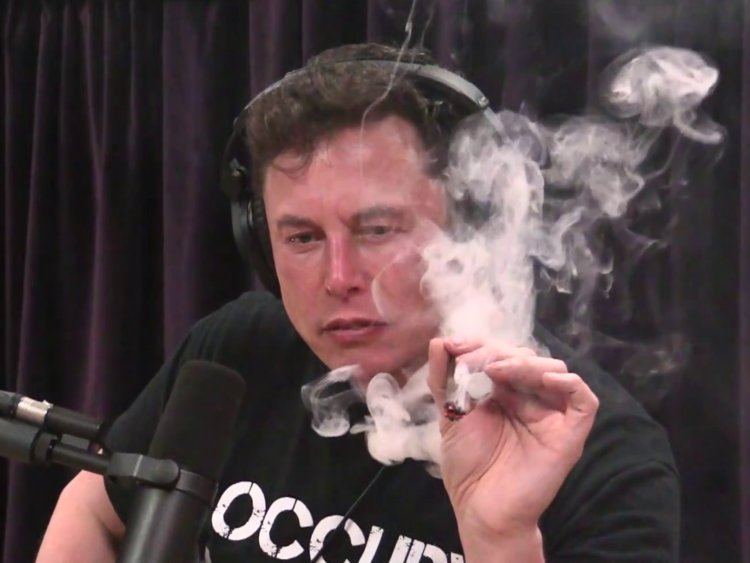
#> input picture images/elon-weed.jpg, 750 x 563 px, found by its file name
$ python E-faces-image-02.py
#> lines starting #> are read from the running program, lines starting #| are printed output that depends on the picture; after the words box and inside, x2 and y2 are one past the last pixel; in counts of white or black regions, pixels touching at a corner belong together
#Importing Library
import cv2

#Load Cascade
face_cascade = cv2.CascadeClassifier("haarcascade_frontface_default.xml")

#Load image
our_image_color = cv2.imread("elon-weed.jpg")
#> our_image_color is the input picture: shape (563, 750, 3); mean B, G, R 71.3, 69.3, 85.4
our_image_gray = cv2.cvtColor(our_image_color,cv2.COLOR_BGR2GRAY)
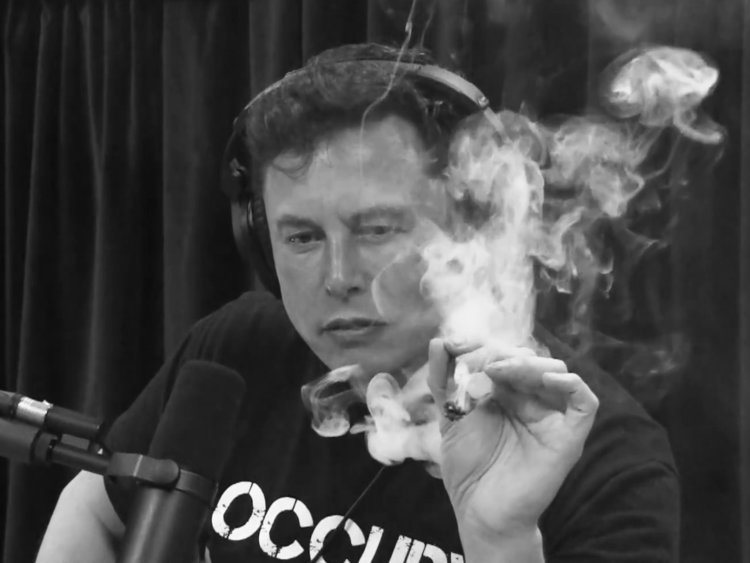
#> our_image_gray: shape (563, 750); min 9, max 253, mean 74.3

#Detect face
faces = face_cascade.detectMultiScale(our_image_gray,
scaleFactor = 1.05,
minNeighbors = 5
)
#> faces = [[241, 153, 206, 206]]

#Draw a rectangle around face
for x, y, w, h in faces:
    our_image_rect = cv2.rectangle(our_image_color, (x,y), (x+w,y+h), (0,255,0), 3)
#> this loop made 1 pass

#Show Image
cv2.imshow("Face Detection", our_image_rect)
cv2.waitKey(0)
cv2.destroyAllWindows

$ run again, with images/0.jpeg copied over images/elon-weed.jpg
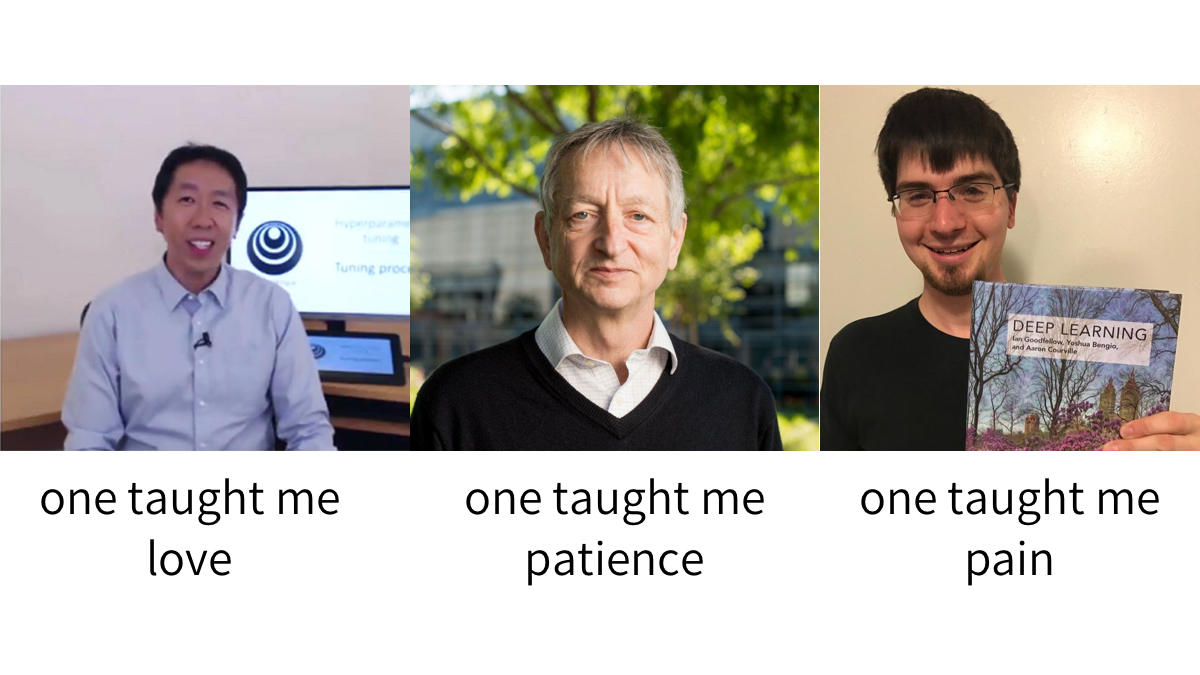
#> input picture images/0.jpeg, 1200 x 675 px, found by its file name
#> our_image_color is the input picture: shape (675, 1200, 3); mean B, G, R 179.9, 185.7, 190.2
#> `our_image_gray = cv2.cvtColor(our_image_color,cv2.COLOR_BGR2GRAY)`:
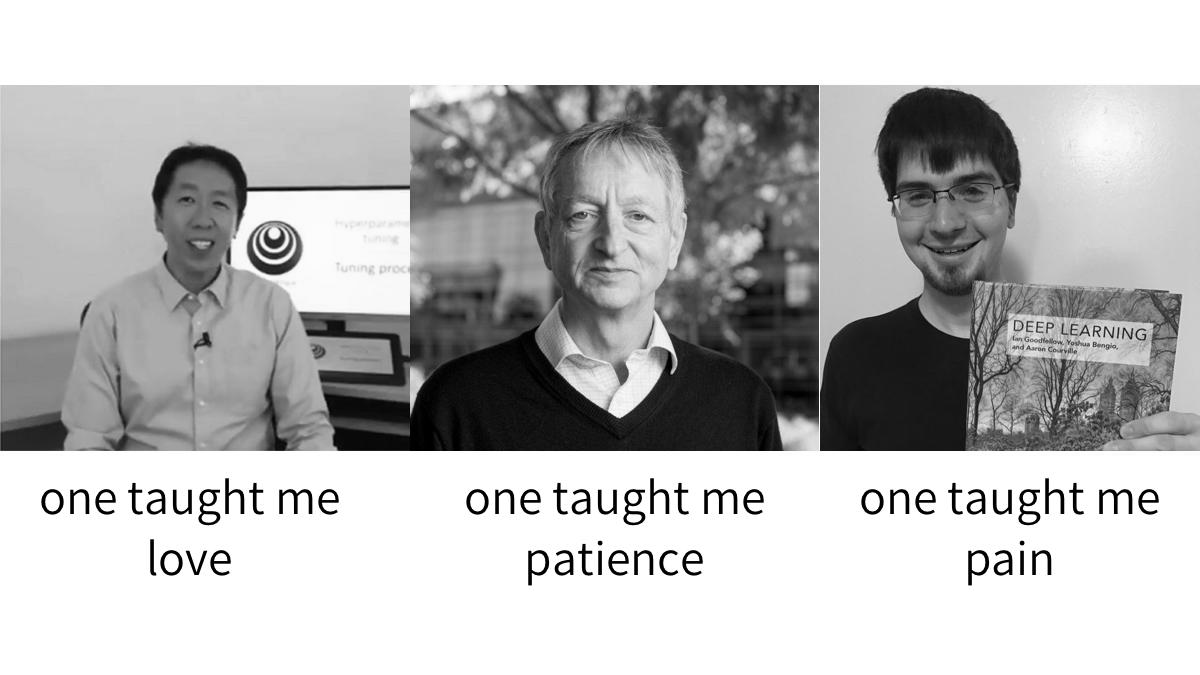
#> our_image_gray: shape (675, 1200); min 0, max 255, mean 186.4
#> faces = [[1146, 324, 36, 36], [157, 165, 91, 91], [548, 157, 147, 147], [869, 136, 151, 151], [568, 114, 136, 136]]
#> the loop `for x, y, w, h in faces:` made 5 passes
#> after the loop `for x, y, w, h in faces:`:
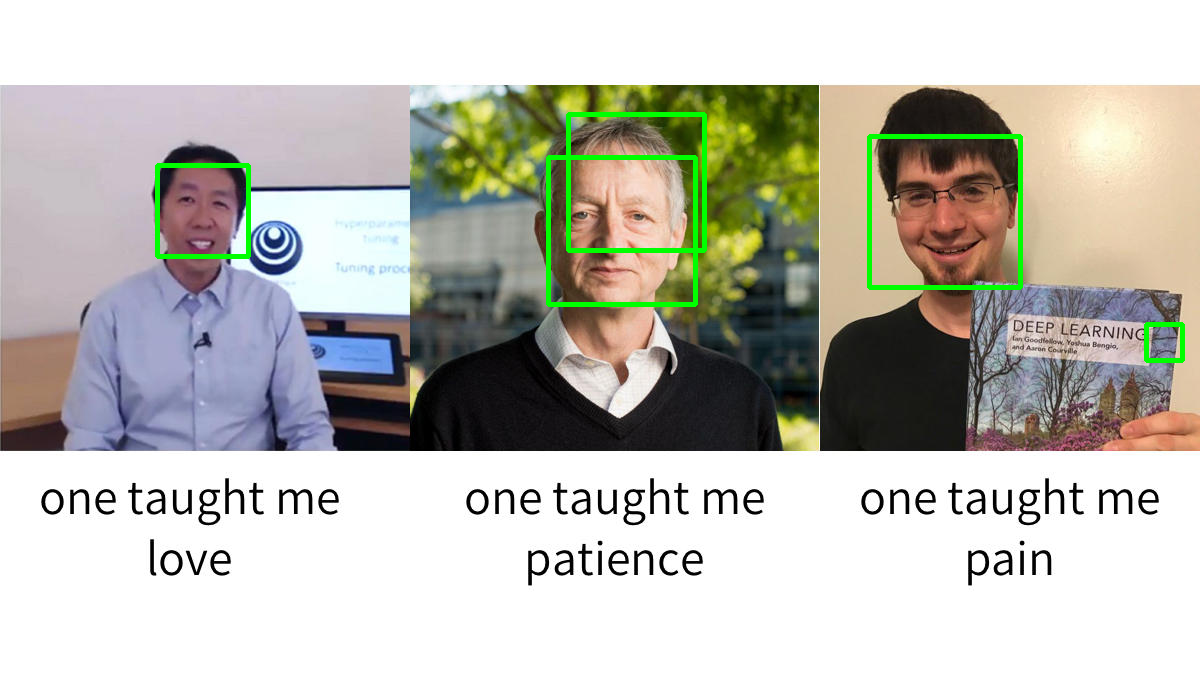
#> our_image_color: shape (675, 1200, 3); 1.37% of pixels changed, all inside (x1, y1, x2, y2) = (155, 112, 1185, 363)
